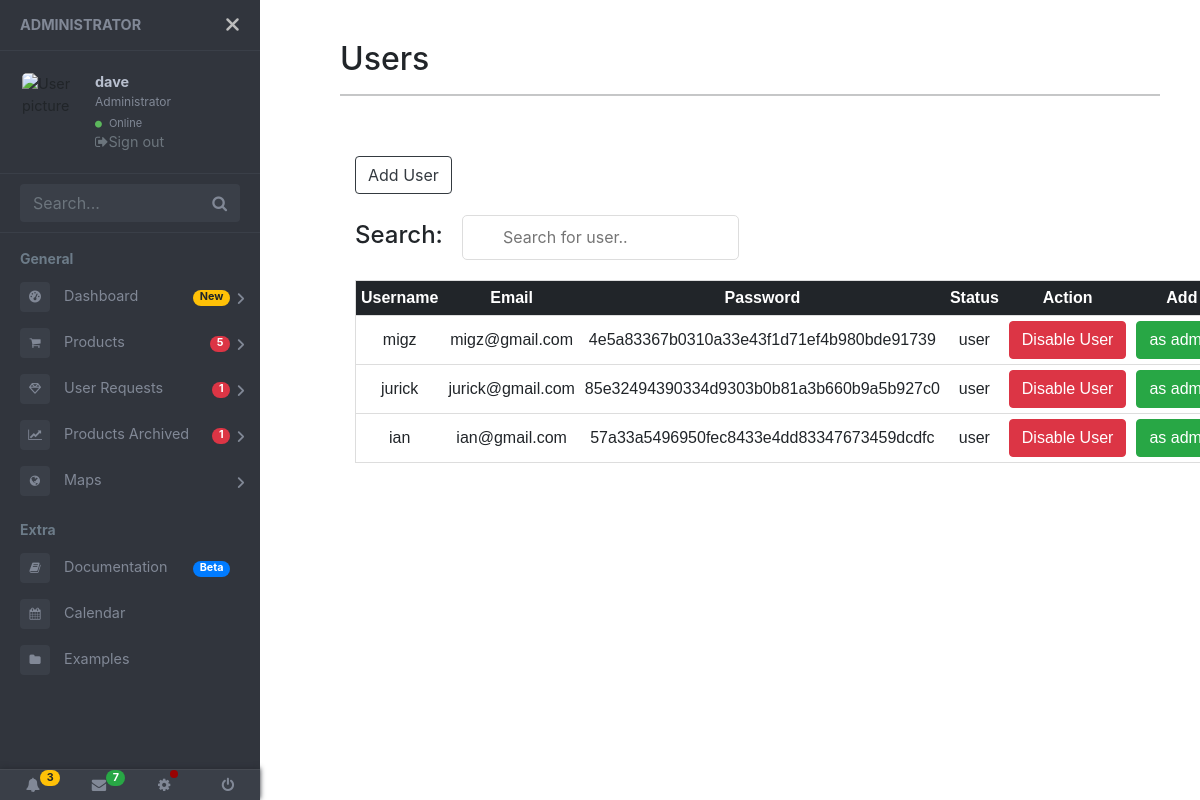
Screenshot of /DAMI/seeusers.php (signed in) with the database file from the repository.
### tables this page shows
CREATE TABLE `users` (
  `ID` int(11) NOT NULL,
  `username` varchar(255) NOT NULL,
  `email` varchar(255) NOT NULL,
  `password` varchar(255) NOT NULL,
  `status` varchar(255) NOT NULL DEFAULT 'user'
);

### DAMI/seeusers.php (the view, shortened to what this page needs)
<!DOCTYPE html>
<html lang="en">
<head>
  <link rel="stylesheet" href="https://maxcdn.bootstrapcdn.com/bootstrap/4.0.0/css/bootstrap.min.css">
  <link href="https://use.fontawesome.com/releases/v5.0.6/css/all.css" rel="stylesheet">
  <link href="https://cdn.jsdelivr.net/npm/bootstrap@5.0.0-beta3/dist/css/bootstrap.min.css" rel="stylesheet">
  <link rel="stylesheet" href="https://stackpath.bootstrapcdn.com/font-awesome/4.7.0/css/font-awesome.min.css">
  <link rel="stylesheet" href="https://stackpath.bootstrapcdn.com/font-awesome/4.7.0/css/font-awesome.min.css">
  <link href="//maxcdn.bootstrapcdn.com/bootstrap/4.0.0/css/bootstrap.min.css" rel="stylesheet" id="bootstrap-css">
</head>
<body>
  <div class="page-wrapper chiller-theme toggled">
    <nav id="sidebar" class="sidebar-wrapper">
      <div class="sidebar-content">
        <div class="sidebar-brand">
          <a href="#">Administrator</a>
          <div id="close-sidebar">
            <i class="fas fa-times"></i>
          </div>
        </div>
        <div class="sidebar-header">
          <div class="user-pic">
            <img class="img-responsive img-rounded" src="https://media-exp1.licdn.com/dms/image/C4E03AQFisMIW2P7mgg/profile-displayphoto-shrink_200_200/0/1616488312756?e=1625097600&v=beta&t=o8aClgNYR7pQuEKUIS6tUhvHlwJssJhhb1xQ14lqjDw" alt="User picture">
          </div>
          <div class="user-info">
            <span class="user-name">
              <strong><?php echo $_SESSION['adminusername']; ?></strong>
            </span>
            <span class="user-role">Administrator</span>
            <span class="user-status">
              <i class="fa fa-circle"></i>
              <span>Online</span>
            </span>
            <a href="logoutadmin.php" class="nav__link">
              <span class="nav__name text-muted"> <i class="fa fa-sign-out text-muted" aria-hidden="true"></i>Sign out</i></span>
            </a>
          </div>
        </div>
        <div class="sidebar-search">
          <div>
            <div class="input-group">
              <input type="text" class="form-control search-menu" placeholder="Search...">
              <div class="input-group-append">
                <span class="input-group-text">
                  <i class="fa fa-search" aria-hidden="true"></i>
                </span>
              </div>
            </div>
          </div>
        </div>
        <div class="sidebar-menu">
          <ul>
            <li class="header-menu">
              <span>General</span>
            </li>
            <li class="sidebar-dropdown">
              <a href="adminpage.php">
                <i class="fa fa-tachometer-alt"></i>
                <span>Dashboard</span>
                <span class="badge badge-pill badge-warning">New</span>
              </a>
            </li>
            <li class="sidebar-dropdown">
              <a>
                <i class="fa fa-shopping-cart"></i>
                <span>Products</span>
                <?php
                $servername = "localhost";
                $username = "root";
                $password = "";
                $dbname = "dami";
                $conn = new mysqli($servername, $username, $password, $dbname);
                $count = 0;
                $query = ("SELECT * FROM products;");
                $query_run = mysqli_query($conn, $query);
                while ($row = mysqli_fetch_array($query_run)) {
                  $count++;
                }
                echo "<span class='badge badge-pill badge-danger'>$count</span> ";
                ?>
              </a>
            </li>
            <li class="sidebar-dropdown">
              <a href="#">
                <i class="far fa-gem"></i>
                <span>User Requests</span>
                <?php
                $servername = "localhost";
                $username = "root";
                $password = "";
                $dbname = "dami";
                $conn = new mysqli($servername, $username, $password, $dbname);
                $count = 0;
                $query = ("SELECT * FROM request;");
                $query_run = mysqli_query($conn, $query);
                while ($row = mysqli_fetch_array($query_run)) {
                  $count++;
                }
                echo "<span class='badge badge-pill badge-danger'>$count</span> ";
                ?>
              </a>
            </li>
            <li class="sidebar-dropdown">
              <a href="seeproductarchived.php">
                <i class="fa fa-chart-line"></i>
                <span>Products Archived</span>
                <?php
                $servername = "localhost";
                $username = "root";
                $password = "";
                $dbname = "dami";
                $conn = new mysqli($servername, $username, $password, $dbname);
                $count = 0;
                $query = ("SELECT * FROM archivedproducts;");
                $query_run = mysqli_query($conn, $query);
                while ($row = mysqli_fetch_array($query_run)) {
                  $count++;
                }
                echo "<span class='badge badge-pill badge-danger'>$count</span> ";
                ?>
              </a>
            </li>
            <li class="sidebar-dropdown">
              <a href="#">
                <i class="fa fa-globe"></i>
                <span>Maps</span>
              </a>
            </li>
            <li class="header-menu">
              <span>Extra</span>
            </li>
            <li>
              <a href="documentation.php">
                <i class="fa fa-book"></i>
                <span>Documentation</span>
                <span class="badge badge-pill badge-primary">Beta</span>
              </a>
            </li>
            <li>
              <a href="#">
                <i class="fa fa-calendar"></i>
                <span>Calendar</span>
              </a>
            </li>
            <li>
              <a href="#">
                <i class="fa fa-folder"></i>
                <span>Examples</span>
              </a>
            </li>
          </ul>
        </div>
      </div>
      <div class="sidebar-footer">
        <a href="#">
          <i class="fa fa-bell"></i>
          <span class="badge badge-pill badge-warning notification">3</span>
        </a>
        <a href="#">
          <i class="fa fa-envelope"></i>
          <span class="badge badge-pill badge-success notification">7</span>
        </a>
        <a href="#">
          <i class="fa fa-cog"></i>
          <span class="badge-sonar"></span>
        </a>
        <a href="#">
          <i class="fa fa-power-off"></i>
        </a>
      </div>
    </nav>
    <main class="page-content">
      <div class="container-fluid">
        <h2>Users</h2>
        <hr>
        <br><br>
        <div class="container-fluid">
          <button type="button" class="btn btn-outline-dark" id="btn1" data-bs-toggle="modal" data-bs-target="#exampleModal">
            Add User
          </button>
          <br><br>
          <table id="myTable">
            <h4>Search: &nbsp; <input type="text" id="myInput" onkeyup="myFunction()" placeholder="Search for user.."></h4>
            <thead class="table-dark">
              <tr>
                <th scope="col" style="text-align:center">Username</th>
                <th scope="col" style="text-align:center">Email</th>
                <th scope="col" style="text-align:center">Password</th>
                <th scope="col" style="text-align:center">Status</th>
                <th scope="col" style="text-align:center">Action</th>
                <th scope="col" style="text-align:center">Add</th>
              </tr>
            </thead>
            <?php
            $servername = "localhost";
            $username = "root";
            $password = "";
            $dbname = "dami";
            $conn = new mysqli($servername, $username, $password, $dbname);
            if ($conn->connect_error) {
              die("Connection failed: " . $conn->connect_error);
            } else {
              $sql = "SELECT * FROM `users`";
              $result = $conn->query($sql);
              if ($result->num_rows > 0) {
                while ($row = $result->fetch_assoc()) {
            ?>
                  <tr>
                    <td style="text-align:center">
                      <?php echo  $row['username']; ?>
                    </td>
                    <td style="text-align:center">
                      <?php echo $row['email']; ?>
                    </td>
                    <td style="text-align:center">
                      <?php echo $row['password']; ?>
                    </td>
                    <td style="text-align:center">
                      <?php echo $row['status']; ?>
                    </td>
                    <td style="text-align:center">
                      <a href="connection.php?disableuser=<?php echo $row['ID']; ?>&username=<?php echo $row['username']; ?>&password=<?php echo $row['password']; ?>&email=<?php echo $row['email']; ?>" class="btn btn-danger">Disable User</a>
                    </td>
                    <td style="text-align:center">
                      <a href="connection.php?addasadmin=<?php echo $row['ID']; ?>&username=<?php echo $row['username']; ?>&password=<?php echo $row['password']; ?>" class="btn btn-success">as admin</a>
                    </td>
                  </tr>
                <?php } ?>
              <?php } ?>
            <?php } ?>
        </div>
      </div>
  </div>
</body>
</html>

### rows the page displays
users: username "migz", email "migz@gmail.com", password "4e5a83367b0310a33e43f1d71ef4b980bde91739", status "user"
users: username "jurick", email "jurick@gmail.com", password "85e32494390334d9303b0b81a3b660b9a5b927c0", status "user"
users: username "ian", email "ian@gmail.com", password "57a33a5496950fec8433e4dd83347673459dcdfc", status "user"

### other values shown
$_SESSION['adminusername'] "dave"
$count "5"
$count "1"
